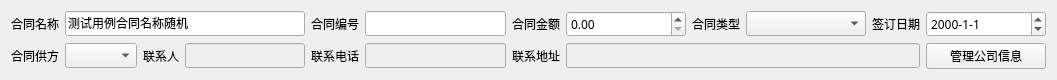
<?xml version="1.0" encoding="UTF-8"?>
<ui version="4.0">
 <class>Form</class>
 <widget class="QWidget" name="Form">
  <property name="geometry">
   <rect>
    <x>0</x>
    <y>0</y>
    <width>1057</width>
    <height>76</height>
   </rect>
  </property>
  <property name="font">
   <font>
    <family>Trebuchet MS</family>
   </font>
  </property>
  <property name="windowTitle">
   <string>Form</string>
  </property>
  <layout class="QVBoxLayout" name="verticalLayout">
   <item>
    <layout class="QGridLayout" name="gridLayout">
     <item row="0" column="0">
      <widget class="QLabel" name="label">
       <property name="sizePolicy">
        <sizepolicy hsizetype="Fixed" vsizetype="Preferred">
         <horstretch>0</horstretch>
         <verstretch>0</verstretch>
        </sizepolicy>
       </property>
       <property name="text">
        <string>合同名称</string>
       </property>
       <property name="alignment">
        <set>Qt::AlignRight|Qt::AlignTrailing|Qt::AlignVCenter</set>
       </property>
      </widget>
     </item>
     <item row="1" column="1">
      <widget class="QComboBox" name="comboBox_company"/>
     </item>
     <item row="1" column="0">
      <widget class="QLabel" name="label_5">
       <property name="text">
        <string>合同供方</string>
       </property>
       <property name="alignment">
        <set>Qt::AlignRight|Qt::AlignTrailing|Qt::AlignVCenter</set>
       </property>
      </widget>
     </item>
     <item row="1" column="2">
      <widget class="QLabel" name="label_6">
       <property name="text">
        <string>联系人</string>
       </property>
       <property name="alignment">
        <set>Qt::AlignRight|Qt::AlignTrailing|Qt::AlignVCenter</set>
       </property>
      </widget>
     </item>
     <item row="1" column="3">
      <widget class="QLineEdit" name="lineEdit_company_contact">
       <property name="enabled">
        <bool>false</bool>
       </property>
       <property name="sizePolicy">
        <sizepolicy hsizetype="Preferred" vsizetype="Fixed">
         <horstretch>0</horstretch>
         <verstretch>0</verstretch>
        </sizepolicy>
       </property>
       <property name="minimumSize">
        <size>
         <width>120</width>
         <height>0</height>
        </size>
       </property>
       <property name="maximumSize">
        <size>
         <width>150</width>
         <height>16777215</height>
        </size>
       </property>
       <property name="maxLength">
        <number>12</number>
       </property>
       <property name="readOnly">
        <bool>true</bool>
       </property>
      </widget>
     </item>
     <item row="1" column="7" colspan="4">
      <widget class="QLineEdit" name="lineEdit_company_address">
       <property name="enabled">
        <bool>false</bool>
       </property>
       <property name="readOnly">
        <bool>true</bool>
       </property>
      </widget>
     </item>
     <item row="0" column="4">
      <widget class="QLabel" name="label_2">
       <property name="text">
        <string>合同编号</string>
       </property>
       <property name="alignment">
        <set>Qt::AlignRight|Qt::AlignTrailing|Qt::AlignVCenter</set>
       </property>
      </widget>
     </item>
     <item row="0" column="1" colspan="3">
      <widget class="QLineEdit" name="lineEdit_contract_name">
       <property name="text">
        <string>测试用例合同名称随机</string>
       </property>
      </widget>
     </item>
     <item row="1" column="4">
      <widget class="QLabel" name="label_7">
       <property name="text">
        <string>联系电话</string>
       </property>
       <property name="alignment">
        <set>Qt::AlignRight|Qt::AlignTrailing|Qt::AlignVCenter</set>
       </property>
      </widget>
     </item>
     <item row="1" column="6">
      <widget class="QLabel" name="label_8">
       <property name="text">
        <string>联系地址</string>
       </property>
       <property name="alignment">
        <set>Qt::AlignRight|Qt::AlignTrailing|Qt::AlignVCenter</set>
       </property>
      </widget>
     </item>
     <item row="1" column="5">
      <widget class="QLineEdit" name="lineEdit_company_telephone">
       <property name="enabled">
        <bool>false</bool>
       </property>
       <property name="minimumSize">
        <size>
         <width>120</width>
         <height>0</height>
        </size>
       </property>
       <property name="maximumSize">
        <size>
         <width>150</width>
         <height>16777215</height>
        </size>
       </property>
       <property name="readOnly">
        <bool>true</bool>
       </property>
      </widget>
     </item>
     <item row="0" column="5">
      <widget class="QLineEdit" name="lineEdit_contract_number">
       <property name="minimumSize">
        <size>
         <width>120</width>
         <height>0</height>
        </size>
       </property>
       <property name="maximumSize">
        <size>
         <width>150</width>
         <height>16777215</height>
        </size>
       </property>
      </widget>
     </item>
     <item row="0" column="10">
      <widget class="QLabel" name="label_4">
       <property name="text">
        <string>签订日期</string>
       </property>
       <property name="alignment">
        <set>Qt::AlignRight|Qt::AlignTrailing|Qt::AlignVCenter</set>
       </property>
      </widget>
     </item>
     <item row="0" column="6">
      <widget class="QLabel" name="label_3">
       <property name="text">
        <string>合同金额</string>
       </property>
       <property name="alignment">
        <set>Qt::AlignRight|Qt::AlignTrailing|Qt::AlignVCenter</set>
       </property>
      </widget>
     </item>
     <item row="0" column="7">
      <widget class="QDoubleSpinBox" name="doubleSpinBox_contract_amount">
       <property name="minimumSize">
        <size>
         <width>120</width>
         <height>0</height>
        </size>
       </property>
       <property name="maximumSize">
        <size>
         <width>150</width>
         <height>16777215</height>
        </size>
       </property>
       <property name="maximum">
        <double>999999999.990000009536743</double>
       </property>
      </widget>
     </item>
     <item row="1" column="11">
      <widget class="QPushButton" name="pushButton_preset_companies">
       <property name="text">
        <string>管理公司信息</string>
       </property>
      </widget>
     </item>
     <item row="0" column="11">
      <widget class="QDateEdit" name="dateEdit_sign_date">
       <property name="minimumSize">
        <size>
         <width>120</width>
         <height>0</height>
        </size>
       </property>
       <property name="maximumSize">
        <size>
         <width>150</width>
         <height>16777215</height>
        </size>
       </property>
       <property name="displayFormat">
        <string>yyyy-M-d</string>
       </property>
      </widget>
     </item>
     <item row="0" column="8">
      <widget class="QLabel" name="label_9">
       <property name="text">
        <string>合同类型</string>
       </property>
       <property name="alignment">
        <set>Qt::AlignRight|Qt::AlignTrailing|Qt::AlignVCenter</set>
       </property>
      </widget>
     </item>
     <item row="0" column="9">
      <widget class="QComboBox" name="comboBox">
       <property name="minimumSize">
        <size>
         <width>120</width>
         <height>0</height>
        </size>
       </property>
       <property name="maximumSize">
        <size>
         <width>150</width>
         <height>16777215</height>
        </size>
       </property>
      </widget>
     </item>
    </layout>
   </item>
  </layout>
 </widget>
 <resources/>
 <connections/>
</ui>
